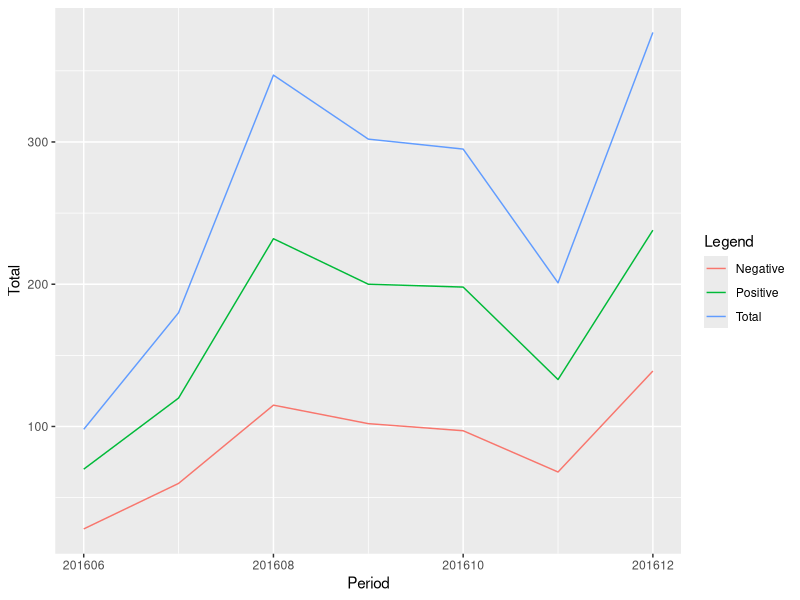
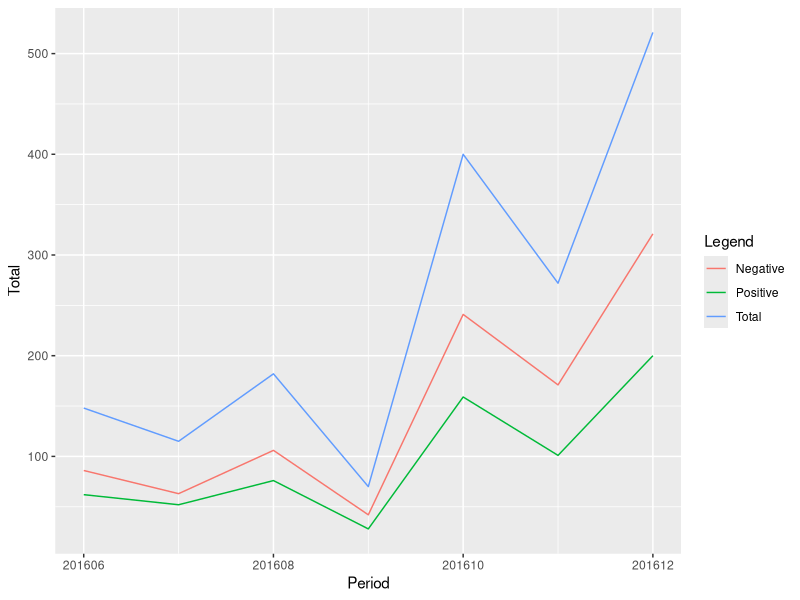
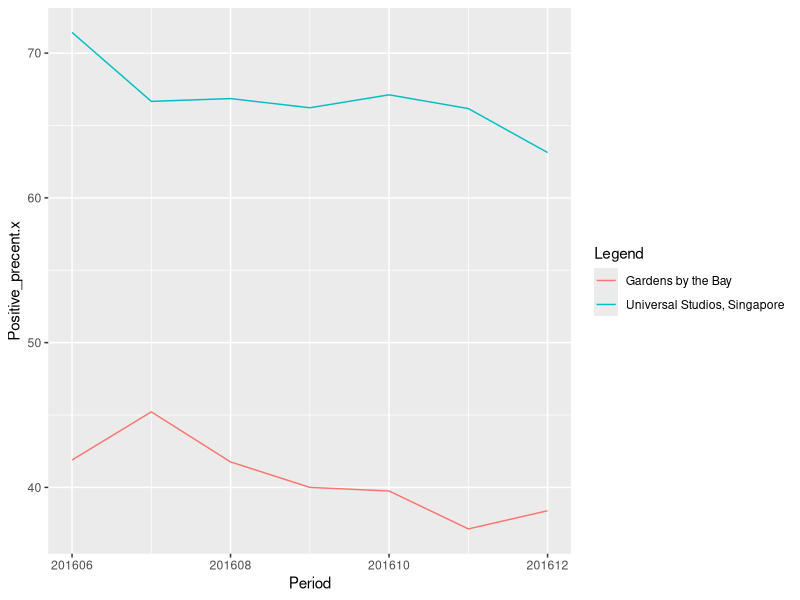
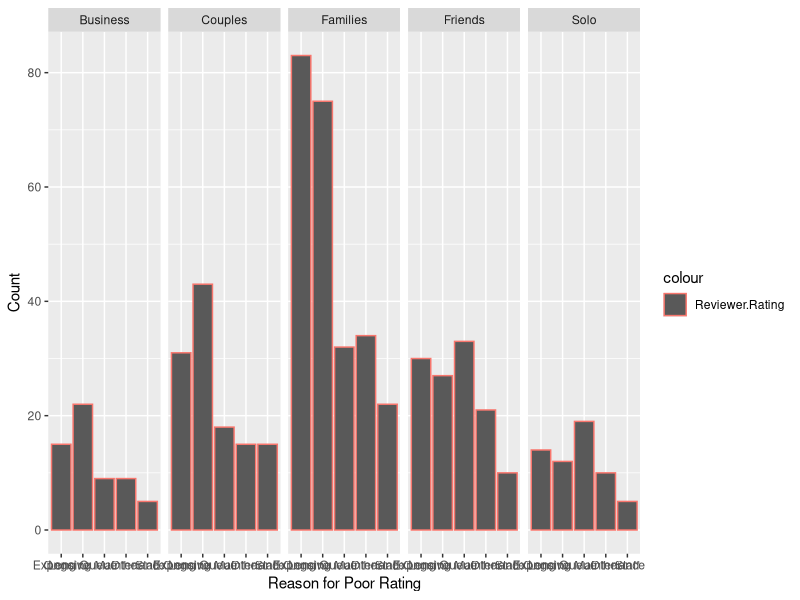
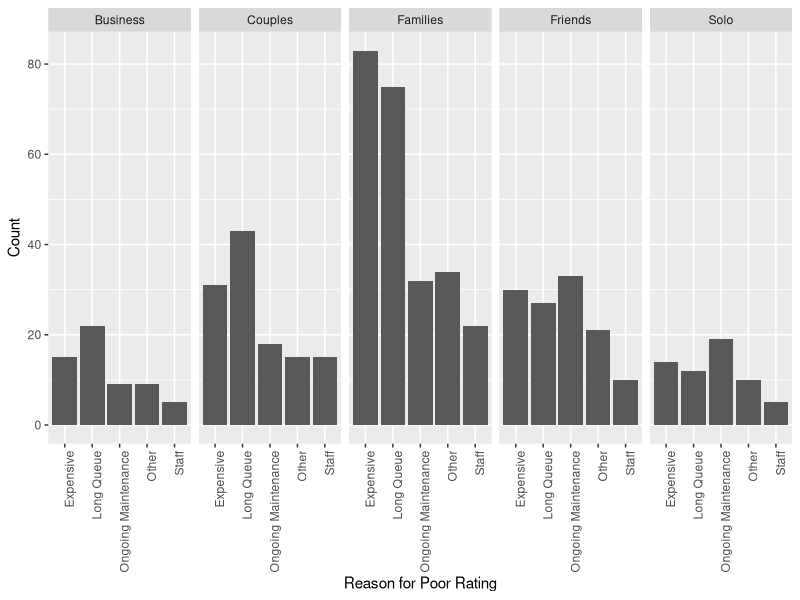
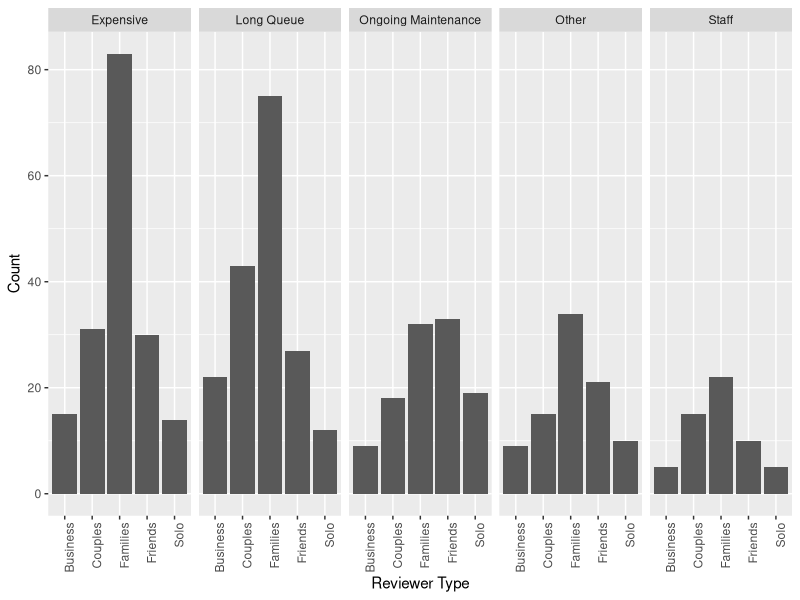

The R script that drew these images, in order:
# Load Data
setwd("D:/Data Science/Data Incubator/DataSet")

reviews <- read.csv("Reviews.csv")

reviewsUSS <- subset(reviews, Attraction == "Universal Studios")
reviewsUSS$sentiment <- 0
reviewsUSS[reviewsUSS$Reviewer.Rating == 5 | reviewsUSS$Reviewer.Rating == 4, "sentiment"] <- 1 
reviewsUSS_a <- aggregate(reviewsUSS$Id, list(reviewsUSS$Review.Month), length)
names(reviewsUSS_a)[names(reviewsUSS_a) == "x"] <- "Total"
temp <- aggregate(reviewsUSS$sentiment, list(reviewsUSS$Review.Month), sum)
names(temp)[names(temp) == "x"] <- "Positive"
reviewsUSS_a <- merge(reviewsUSS_a, temp, by.x = "Group.1", by.y = "Group.1")
reviewsUSS_a$Negative <- 0
reviewsUSS_a$Negative <- reviewsUSS_a$Total - reviewsUSS_a$Positive 
reviewsUSS_a$Positive_precent <- 0
reviewsUSS_a$Positive_precent <- reviewsUSS_a$Positive / reviewsUSS_a$Total * 100
names(reviewsUSS_a)[names(reviewsUSS_a) == "Group.1"] <- "Period"

library(ggplot2)

ggplot(reviewsUSS_a) + 
        geom_line(aes(x=Period, y=Total, color="Total")) + 
        geom_line(aes(x=Period, y=Positive, col="Positive")) +
        geom_line(aes(x=Period, y=Negative, col="Negative")) + 
        scale_color_discrete(name="Legend") + labs(list(x = "Period", y = "Number of Reviews", title="Universal Studio, Singapore - Reviews"))

### Gardens by the Bay

reviewsGBB <- subset(reviews, Attraction == "Gardens by the Bay")
reviewsGBB$sentiment <- 0
reviewsGBB[reviewsGBB$Reviewer.Rating == 5 | reviewsGBB$Reviewer.Rating == 4, "sentiment"] <- 1 
reviewsGBB_a <- aggregate(reviewsGBB$Id, list(reviewsGBB$Review.Month), length)
names(reviewsGBB_a)[names(reviewsGBB_a) == "x"] <- "Total"
temp <- aggregate(reviewsGBB$sentiment, list(reviewsGBB$Review.Month), sum)
names(temp)[names(temp) == "x"] <- "Positive"
reviewsGBB_a <- merge(reviewsGBB_a, temp, by.x = "Group.1", by.y = "Group.1")
reviewsGBB_a$Negative <- 0
reviewsGBB_a$Negative <- reviewsGBB_a$Total - reviewsGBB_a$Positive 
reviewsGBB_a$Positive_precent <- 0
reviewsGBB_a$Positive_precent <- reviewsGBB_a$Positive / reviewsGBB_a$Total * 100
names(reviewsGBB_a)[names(reviewsGBB_a) == "Group.1"] <- "Period"

library(ggplot2)

ggplot(reviewsGBB_a) + 
        geom_line(aes(x=Period, y=Total, color="Total")) + 
        geom_line(aes(x=Period, y=Positive, col="Positive")) +
        geom_line(aes(x=Period, y=Negative, col="Negative")) + 
        scale_color_discrete(name="Legend") + labs(list(x = "Period", y = "Number of Reviews", title="Gardens by the Bay, Singapore - Reviews"))

# Comparision
reviews_BOTH <- merge(reviewsUSS_a, reviewsGBB_a, by.x = "Period", by.y = "Period")
ggplot(reviews_BOTH) + 
        geom_line(aes(x=Period, y=Positive_precent.x, color="Universal Studios, Singapore")) + 
        geom_line(aes(x=Period, y=Positive_precent.y, col="Gardens by the Bay")) +
        scale_color_discrete(name="Legend") + labs(list(x = "Period", y = "% Positive Reviews", title="Universal Studios, Singapore Vs. Gardens by the Bay"))

# Analyze reasons for Poor Reviews
reviews_poor <- reviews[reviews$Reviewer.Rating < 4, c("Attraction", "Reviewer.Rating", "Reviewer.Level", "Reason.for.Poor.Rating", "Reviewer.Type")]
reviews_poorUSS <- reviews_poor[reviews_poor =="Universal Studios",]
reviews_poorUSS_a <- aggregate(Attraction ~ Reason.for.Poor.Rating + Reviewer.Type, data = reviews_poorUSS, length)

ggplot(data=reviews_poorUSS, aes(x = Reason.for.Poor.Rating,
                         fill = Reviewer.Rating, color = "Reviewer.Rating")) +
        geom_bar() +
        scale_x_discrete("Reason for Poor Rating") +
        scale_y_continuous("Count") +
        facet_grid(. ~ Reviewer.Type)

ggplot(data=reviews_poorUSS, aes(x = factor(Reason.for.Poor.Rating),
                         fill = Reviewer.Rating)) +
        geom_bar() +
        scale_x_discrete("Reason for Poor Rating") +
        scale_y_continuous("Count") +
        theme(axis.text.x = element_text(angle = 90, hjust = 1)) +
        facet_grid(. ~ Reviewer.Type)

ggplot(data=reviews_poorUSS, aes(x = factor(Reviewer.Type),
                                 fill = Reviewer.Rating)) +
        geom_bar() +
        scale_x_discrete("Reviewer Type") +
        scale_y_continuous("Count") +
        theme(axis.text.x = element_text(angle = 90, hjust = 1)) +
        facet_grid(. ~ Reason.for.Poor.Rating)
